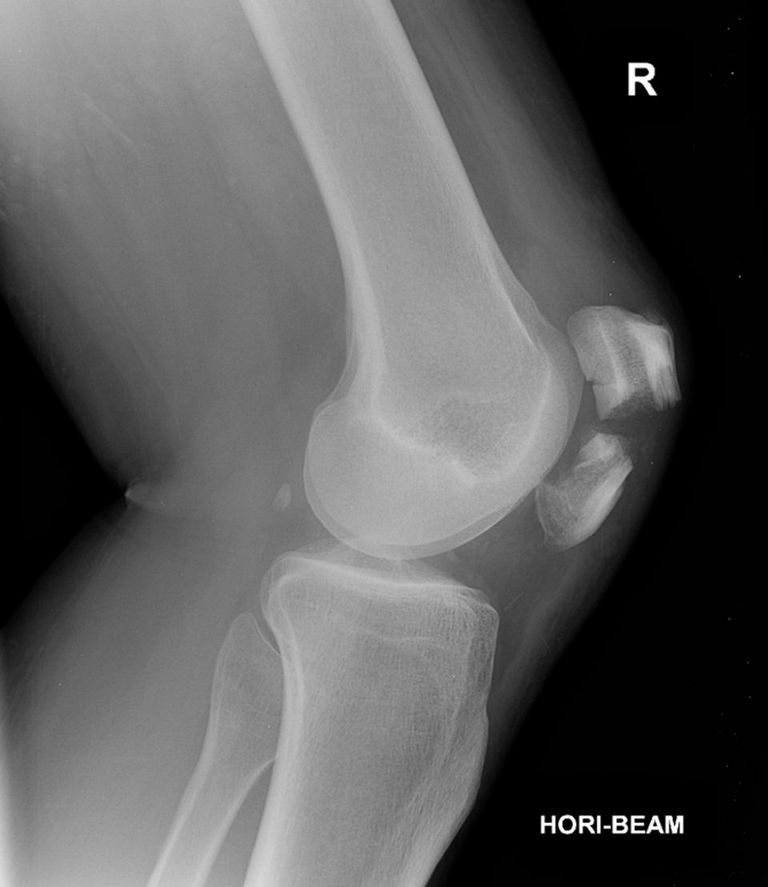
#> input picture data/raw/patella-fracture-6.jpg, 768 x 887 px
$ jupyter execute fracture_analyzer.ipynb
#> lines starting #> are read from the running program, lines starting #| are printed output that depends on the picture; after the words box and inside, x2 and y2 are one past the last pixel; in counts of white or black regions, pixels touching at a corner belong together
# Origial vs CANNY

[cell 1]
import cv2
import matplotlib.pyplot as plt
import numpy as np

[cell 2]
path_image = '../data/raw/patella-fracture-6.jpg'
image = cv2.imread(path_image, cv2.IMREAD_GRAYSCALE)
#> image is the input picture: shape (887, 768); min 0, max 255, mean 91.5

[cell 3]
#suavizar
#blurred_image = cv2.GaussianBlur(image, (9,9), 0)
blurred_image = cv2.medianBlur(image, ksize= 5)
canny_image = cv2.Canny(blurred_image, 50, 50)
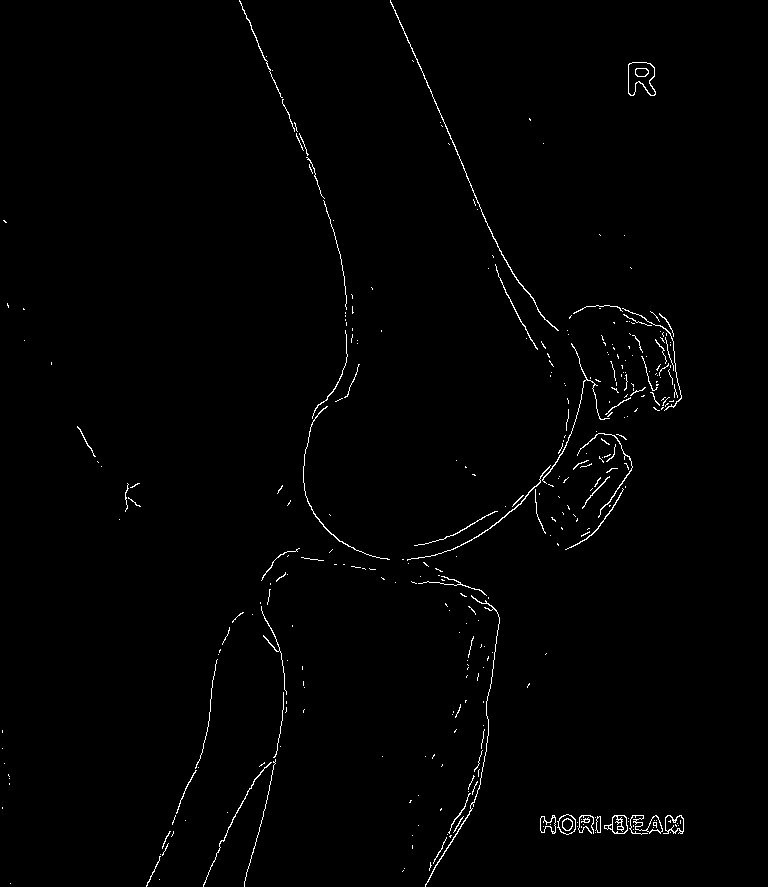
#> canny_image: shape (887, 768); 1% white in thin lines or dots, all inside (x1, y1, x2, y2) = (2, 0, 684, 887)

[cell 4]
plt.figure(figsize=(18, 12))

plt.subplot(2, 2, 1)
plt.imshow(image, cmap='gray')
plt.title('Original')

plt.subplot(2, 2, 2)
plt.imshow(canny_image, cmap='gray')
plt.title('Canny image')

plt.subplot(2, 2, 3)
plt.imshow(blurred_image, cmap='gray')

plt.tight_layout()
plt.show()
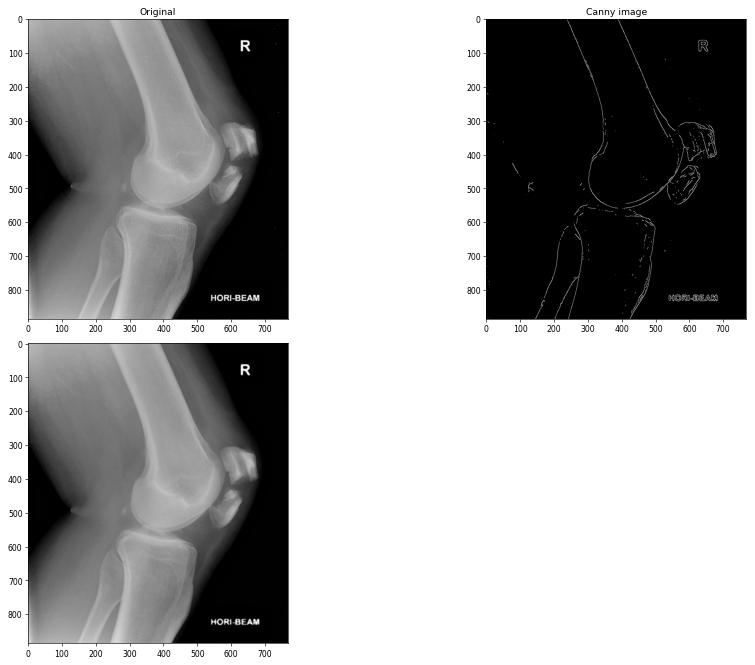
#> figure drawn by matplotlib, 3 panels

 ADICIONANDO CLAHE

[cell 5]
clahe = cv2.createCLAHE(clipLimit=3.0, tileGridSize=(8, 8))
image_clahe = clahe.apply(image)
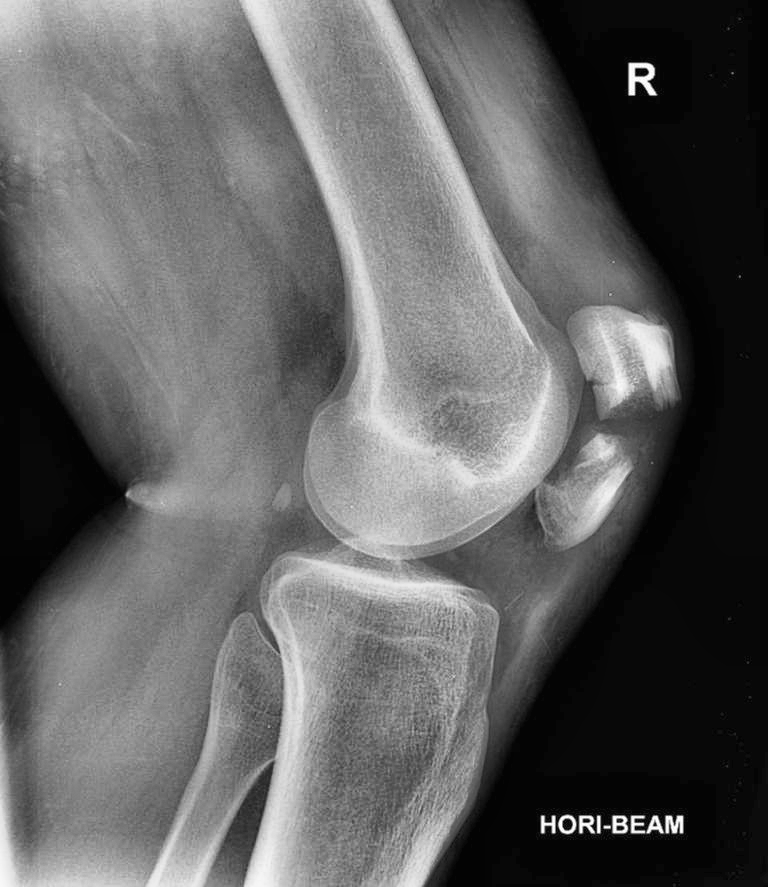
#> image_clahe: shape (887, 768); min 3, max 255, mean 98

[cell 6]
plt.figure(figsize=(12, 5))

plt.subplot(2, 2, 1)
plt.imshow(image, cmap='gray')
plt.title('Original')

plt.subplot(2, 2, 2)
plt.imshow(image_clahe, cmap='gray')
plt.title('Clahe image')

plt.subplot(2, 2, 3)
plt.imshow(canny_image, cmap='gray')
plt.title('Canny image')

plt.tight_layout()
plt.show()
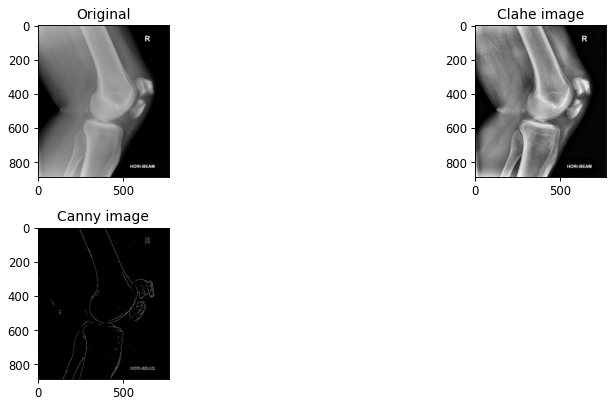
#> figure drawn by matplotlib, 3 panels

UTILIZADO A TÉCNICA DE CLAHE COM INVERSÃO

[cell 7]
image_inverted = 255 - image
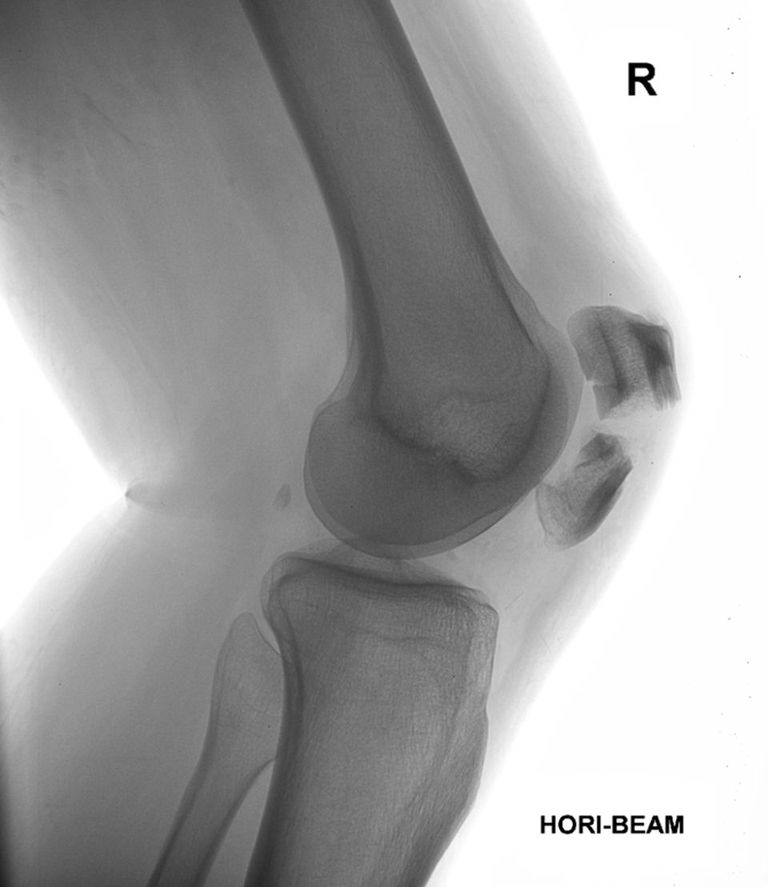
#> image_inverted: shape (887, 768); min 0, max 255, mean 163.5
clahe_inverted = clahe.apply(image_inverted)
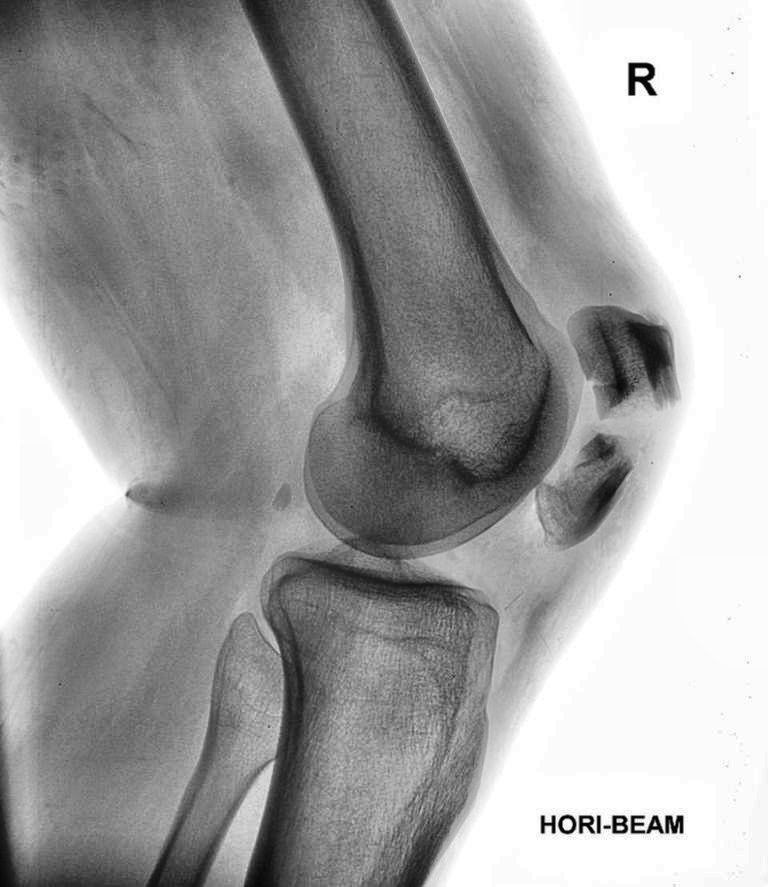
#> clahe_inverted: shape (887, 768); min 2, max 255, mean 160.5

[cell 8]
plt.figure(figsize=(12, 12))

plt.subplot(2, 2, 1)
plt.imshow(image, cmap='gray')
plt.title('Original')

plt.subplot(2, 2, 2)
plt.imshow(image_clahe, cmap='gray')
plt.title('Clahe image')

plt.subplot(2, 2, 3)
plt.imshow(canny_image, cmap='gray')
plt.title('Canny image')

plt.subplot(2, 2, 4)
plt.imshow(clahe_inverted, cmap='gray')
plt.title('Inverted clahe')

plt.tight_layout()
plt.savefig('../data/processed/fracture_analyzer_panel.png')

plt.show()

$ run again, with data/raw/lipohaemarthrosis-shoulder.jpg copied over data/raw/patella-fracture-6.jpg
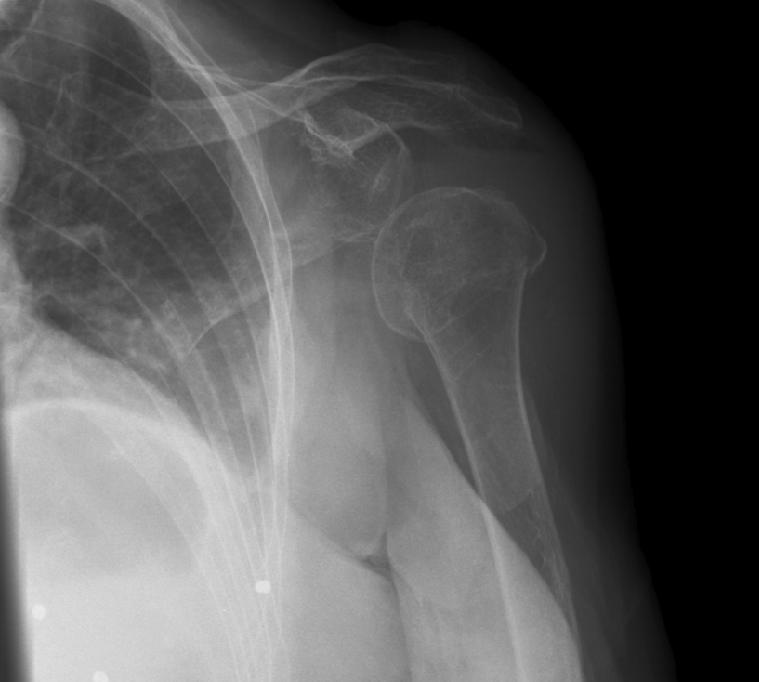
#> input picture data/raw/lipohaemarthrosis-shoulder.jpg, 759 x 682 px
#> image is the input picture: shape (682, 759); min 0, max 236, mean 89.5
#> `canny_image = cv2.Canny(blurred_image, 50, 50)`:
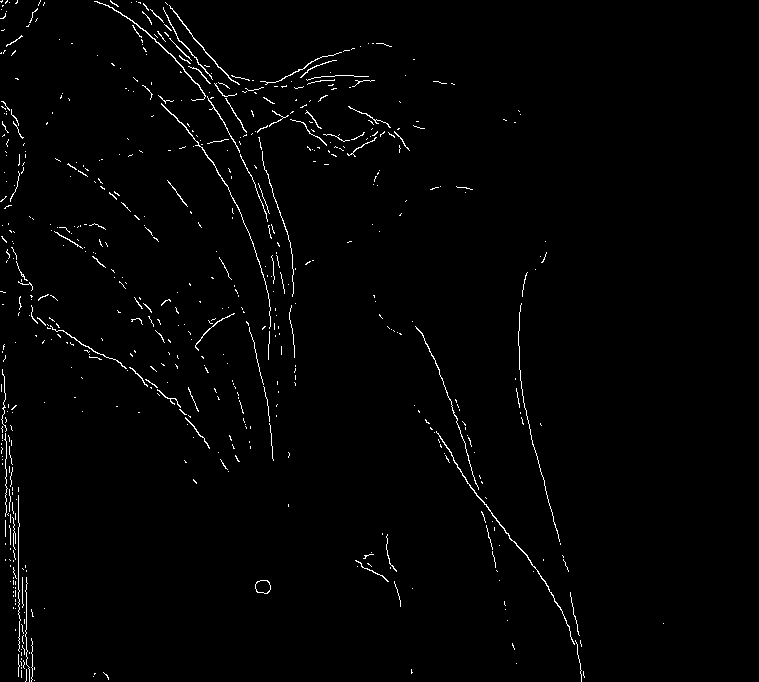
#> canny_image: shape (682, 759); 1.4% white in thin lines or dots, all inside (x1, y1, x2, y2) = (0, 0, 664, 682)
#> `clahe_inverted = clahe.apply(image_inverted)`:
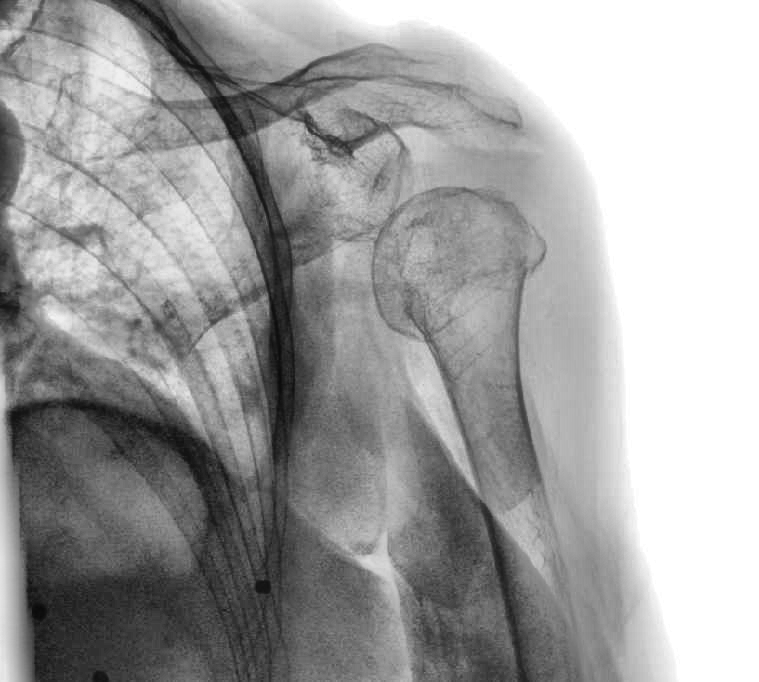
#> clahe_inverted: shape (682, 759); min 9, max 255, mean 159.7

$ run again, with data/raw/hand_xray.jpeg copied over data/raw/patella-fracture-6.jpg
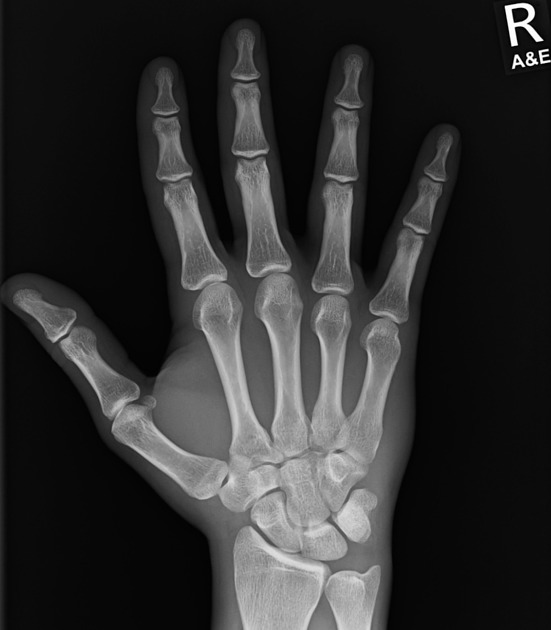
#> input picture data/raw/hand_xray.jpeg, 551 x 630 px
#> image is the input picture: shape (630, 551); min 0, max 255, mean 46.5
#> `canny_image = cv2.Canny(blurred_image, 50, 50)`:
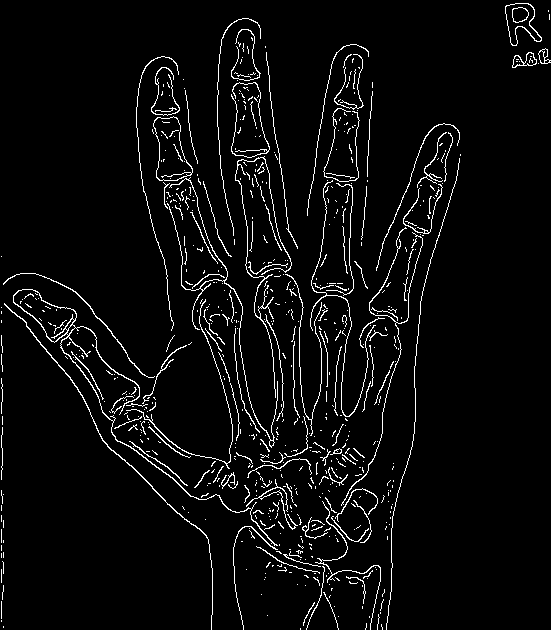
#> canny_image: shape (630, 551); 4.4% white in thin lines or dots
#> `clahe_inverted = clahe.apply(image_inverted)`:
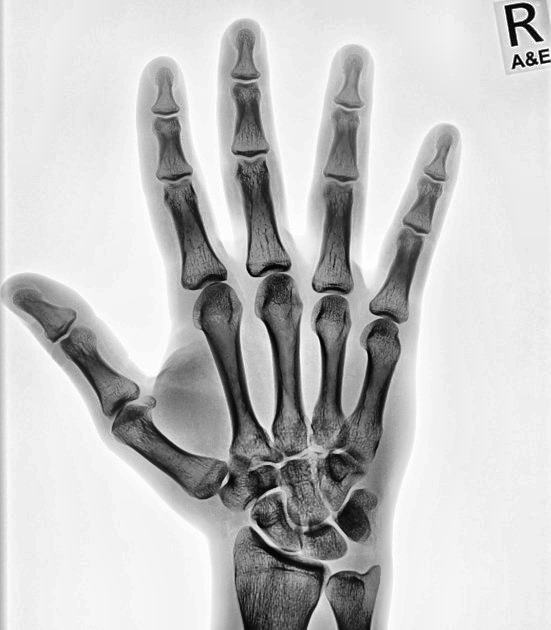
#> clahe_inverted: shape (630, 551); min 2, max 255, mean 196.3
